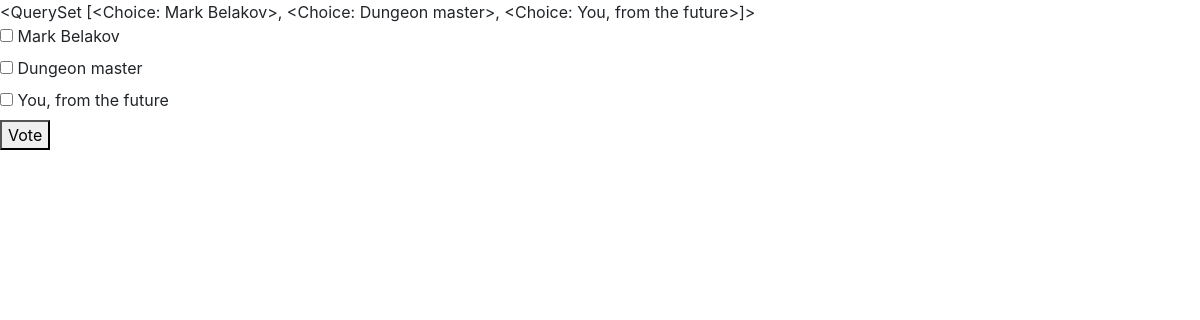
The page /polls/1/ on the database its author committed.
### polls/models.py (models this page shows, shortened)
class Question(models.Model):
    text = models.CharField(max_length=500)
    pub_date = models.DateTimeField('date published')

class Choice(models.Model):
    question = models.ForeignKey(Question, on_delete=models.CASCADE)
    text = models.CharField(max_length=500, default="")
    votes = models.IntegerField(default=0)
    def __str__(self):
        return self.text

### polls/views.py (the view)
# urls.py: path("<int:pk>/", views.DetailView.as_view(), name="detail"),
class DetailView(generic.DetailView):
    model = Question
    template_name = "polls/detail.html"

### polls/templates/polls/detail.html (shortened to what this page needs)
<!doctype html>
<html lang="en">
  <head>
    <link rel="stylesheet" href="https://stackpath.bootstrapcdn.com/bootstrap/4.3.1/css/bootstrap.min.css">
  </head>
  <body>
    {{question.choice_set.all}}
    {% if question.choice_set.all %}
    <form>
        {% for c in question.choice_set.all %}
            <input type="checkbox" id="c{{c.pk}}"> <label for="c{{c.pk}}">{{c.text}}</label>
            <br>
        {% endfor %}
        <button type="submit">Vote</button>
    </form>
    {% endif %}
  </body>
</html>

### rows shown on the page
Question: choice_set.all "<QuerySet [<Choice: Mark Belakov>, <Choice: Dungeon master>, <Choice: You, from the future>]>"
Choice: text "Mark Belakov"
Choice: text "Dungeon master"
Choice: text "You, from the future"
